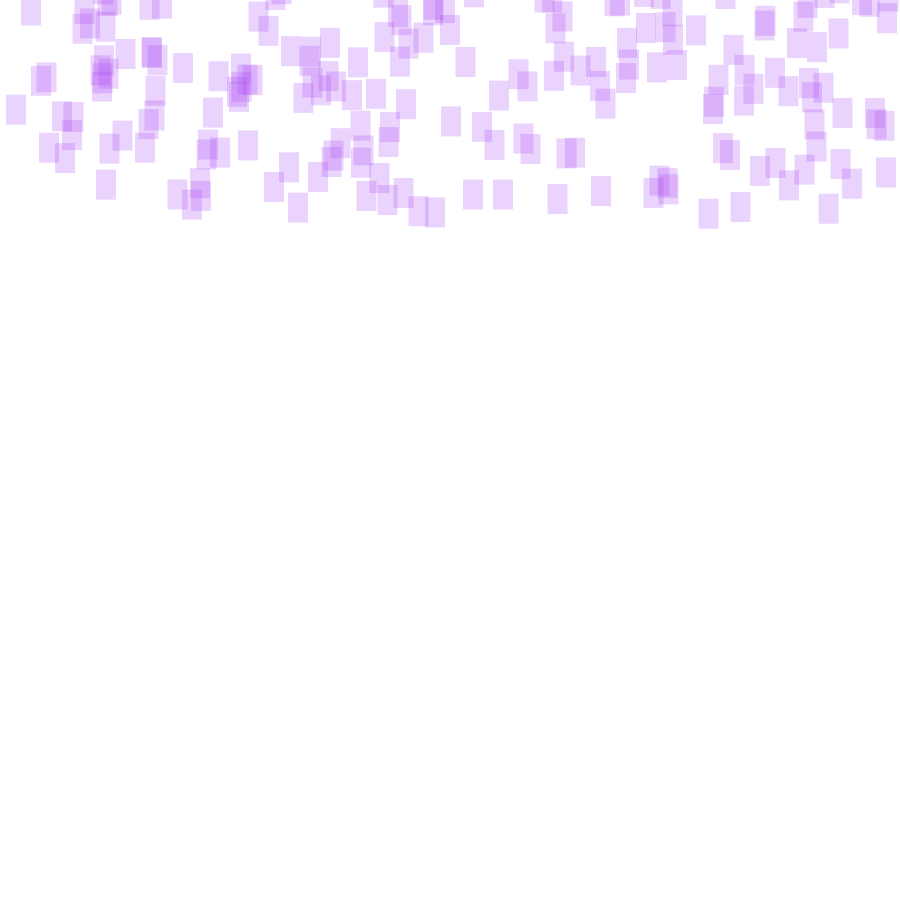
Frame 1 (no input)
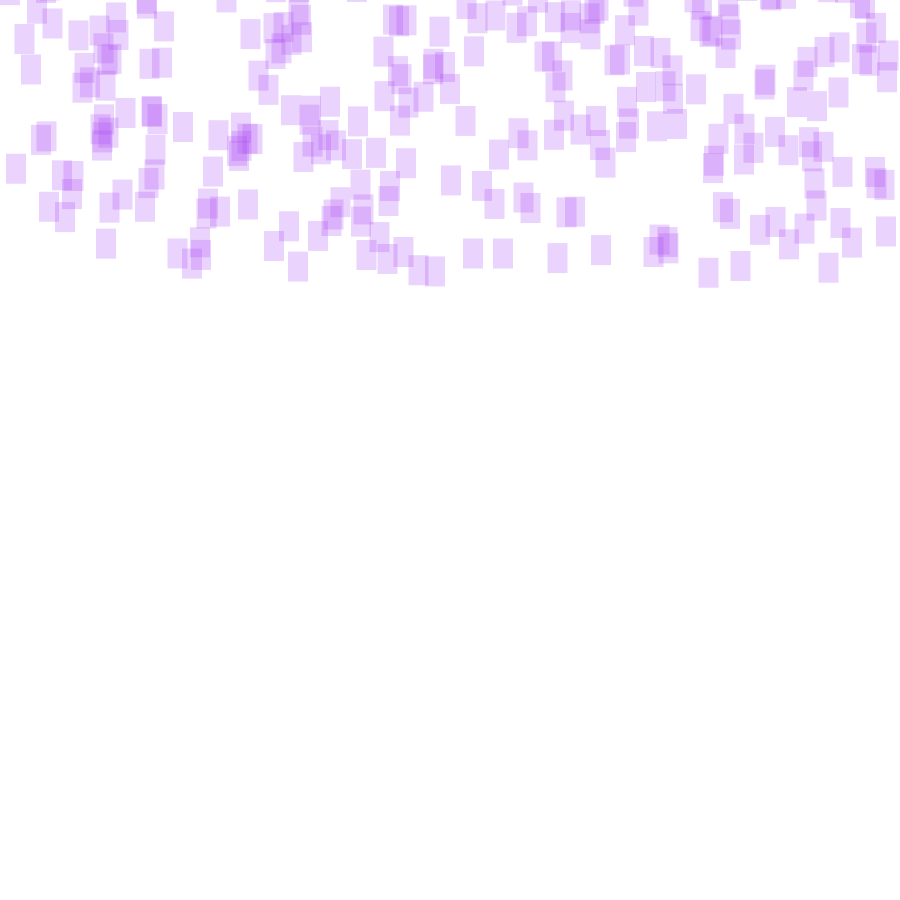
Frame 60 (the mouse pressed at the canvas centre just before this capture)
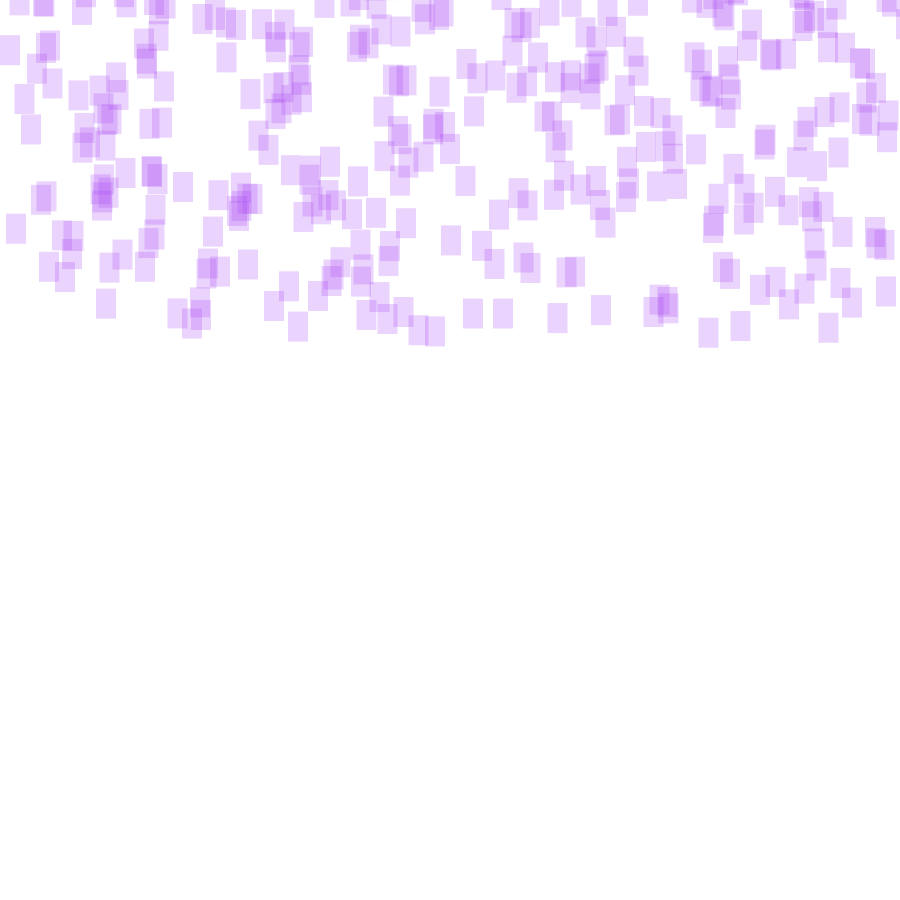
Frame 120 (the mouse held since frame 60 and released just before this capture)

The Processing sketch that drew these frames (run headless with seeded random() and noise(); from frame 60 on, the mouse is pressed at the canvas centre):

// Processing sketch: rettangoli_che_piovono_
// ── rettangoli_che_piovono_.pde
//esercizio dove i rettangoli piovono di continuo in loop 
float[] y;
void setup(){ //eseguiamo solo una volta ricorda
   size(900,900); //dimenzione cambas
   noStroke(); //Senza bordo i rettangoli
   y =  new float[width*2];
   fill(random(255), random(255), random(255), random(255)); //i colori sono randomici quando riapro il programma, ultimo random trasparenza ricorda
   for(int i=0; i<y.length; i++){ //inizializzo questo array mettendo i valori random in y
     y[i] = random(-2*height, 200); //y molto negativo per far si che iniziano da fuori schermo fino ad arrivare nella cambas
   }
   frameRate(180);
}

void draw(){
  background(255);
  for(int i=0; i<y.length; i++){
    y[i]++;
    if(y[i] > height){ 
      y[i] = random(-1000,-30); 
    }
     float x = i * 0.5;
     rect(x,y[i], 20,30);
  }
}
